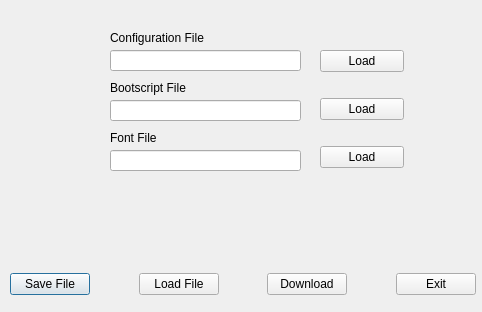
<?xml version="1.0" encoding="UTF-8"?>
<ui version="4.0">
 <class>SetupDialog</class>
 <widget class="QDialog" name="SetupDialog">
  <property name="geometry">
   <rect>
    <x>0</x>
    <y>0</y>
    <width>482</width>
    <height>312</height>
   </rect>
  </property>
  <property name="windowTitle">
   <string>Setup Editor</string>
  </property>
  <widget class="QLineEdit" name="configEdit">
   <property name="geometry">
    <rect>
     <x>110</x>
     <y>50</y>
     <width>191</width>
     <height>21</height>
    </rect>
   </property>
  </widget>
  <widget class="QLineEdit" name="bootEdit">
   <property name="geometry">
    <rect>
     <x>110</x>
     <y>100</y>
     <width>191</width>
     <height>21</height>
    </rect>
   </property>
  </widget>
  <widget class="QLineEdit" name="fontEdit">
   <property name="geometry">
    <rect>
     <x>110</x>
     <y>150</y>
     <width>191</width>
     <height>21</height>
    </rect>
   </property>
  </widget>
  <widget class="QLabel" name="label_2">
   <property name="geometry">
    <rect>
     <x>110</x>
     <y>80</y>
     <width>91</width>
     <height>16</height>
    </rect>
   </property>
   <property name="text">
    <string>Bootscript File</string>
   </property>
  </widget>
  <widget class="QLabel" name="label_3">
   <property name="geometry">
    <rect>
     <x>110</x>
     <y>130</y>
     <width>61</width>
     <height>16</height>
    </rect>
   </property>
   <property name="text">
    <string>Font File</string>
   </property>
  </widget>
  <widget class="QLabel" name="label">
   <property name="geometry">
    <rect>
     <x>110</x>
     <y>30</y>
     <width>111</width>
     <height>16</height>
    </rect>
   </property>
   <property name="text">
    <string>Configuration File</string>
   </property>
  </widget>
  <widget class="QWidget" name="layoutWidget">
   <property name="geometry">
    <rect>
     <x>10</x>
     <y>270</y>
     <width>466</width>
     <height>29</height>
    </rect>
   </property>
   <layout class="QHBoxLayout" name="horizontalLayout">
    <item>
     <widget class="QPushButton" name="buttonSaveFile">
      <property name="text">
       <string>Save File</string>
      </property>
     </widget>
    </item>
    <item>
     <spacer name="horizontalSpacer">
      <property name="orientation">
       <enum>Qt::Horizontal</enum>
      </property>
      <property name="sizeHint" stdset="0">
       <size>
        <width>40</width>
        <height>20</height>
       </size>
      </property>
     </spacer>
    </item>
    <item>
     <widget class="QPushButton" name="buttonLoadFile">
      <property name="text">
       <string>Load File</string>
      </property>
     </widget>
    </item>
    <item>
     <spacer name="horizontalSpacer_2">
      <property name="orientation">
       <enum>Qt::Horizontal</enum>
      </property>
      <property name="sizeHint" stdset="0">
       <size>
        <width>40</width>
        <height>20</height>
       </size>
      </property>
     </spacer>
    </item>
    <item>
     <widget class="QPushButton" name="buttonDownload">
      <property name="text">
       <string>Download</string>
      </property>
     </widget>
    </item>
    <item>
     <spacer name="horizontalSpacer_3">
      <property name="orientation">
       <enum>Qt::Horizontal</enum>
      </property>
      <property name="sizeHint" stdset="0">
       <size>
        <width>40</width>
        <height>20</height>
       </size>
      </property>
     </spacer>
    </item>
    <item>
     <widget class="QPushButton" name="buttonExit">
      <property name="text">
       <string>Exit</string>
      </property>
     </widget>
    </item>
   </layout>
  </widget>
  <widget class="QWidget" name="layoutWidget">
   <property name="geometry">
    <rect>
     <x>320</x>
     <y>30</y>
     <width>84</width>
     <height>161</height>
    </rect>
   </property>
   <layout class="QVBoxLayout" name="verticalLayout">
    <item>
     <widget class="QPushButton" name="buttonLoadB4C">
      <property name="text">
       <string>Load</string>
      </property>
     </widget>
    </item>
    <item>
     <widget class="QPushButton" name="buttonLoadB4B">
      <property name="text">
       <string>Load</string>
      </property>
     </widget>
    </item>
    <item>
     <widget class="QPushButton" name="buttonLoadB4F">
      <property name="text">
       <string>Load</string>
      </property>
     </widget>
    </item>
   </layout>
  </widget>
 </widget>
 <resources/>
 <connections/>
</ui>
